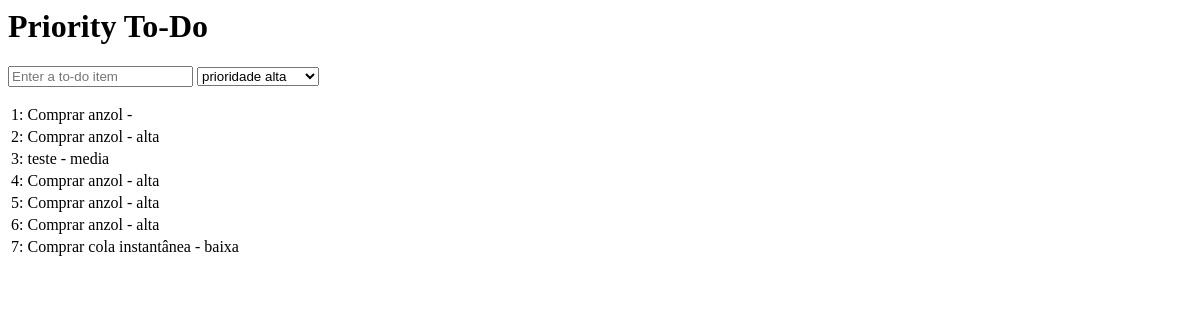
The app's page /, older data.
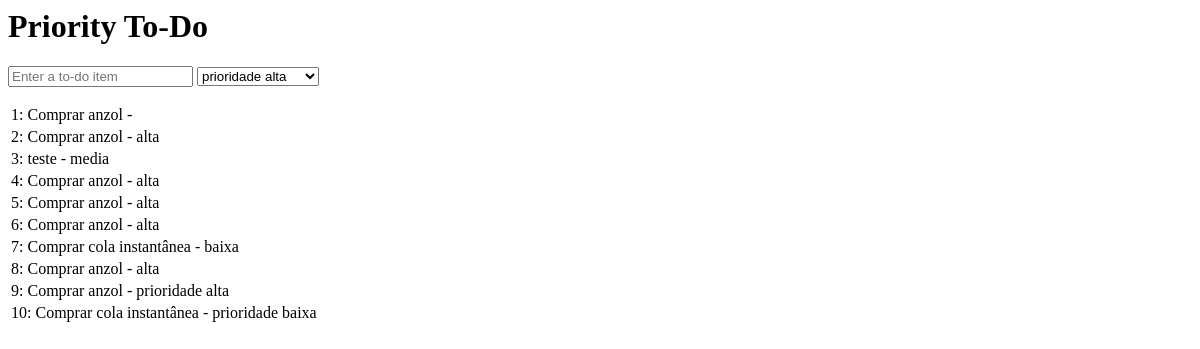
The same page, newer data.
### lists/models.py (models this page shows, shortened)
class Item(models.Model):
    text = models.CharField(max_length=200)  # Campo para o texto do item
    priority = models.CharField(max_length=20)  # Campo para a prioridade do item

### lists/views.py (the view)
# urls.py: path('', views.home_page, name='home'),
def home_page(request):
    if request.method == 'POST':
        item_text = request.POST.get('item_text', '')
        item_priority = request.POST.get('priority', '') # Supondo que você tenha um campo 'priority' no formulário
        Item.objects.create(text=item_text, priority=item_priority)
        return redirect('/')
    items = Item.objects.all()  # Recupere todos os itens da base de dados
    return render(request, 'home.html', {'items': items})

### lists/templates/home.html (shortened to what this page needs)
<html>
	<head>
	</head>
	<body>
		<h1>Priority To-Do</h1>
		<form method="POST">
			<input name="item_text" id="id_new_item" placeholder="Enter a to-do item" />
			<select id="id_priority" name="priority">
				<option value="prioridade alta">prioridade alta</option>
			</select>
		</form>
		<table id="id_list_table">
			{% for item in items %}
			<tr><td>{{ forloop.counter }}: {{ item.text }} - {{ item.priority }}</td></tr>
			{% endfor %}
		</table>
	</body>
</html>

Row changes from the older to the newer data that the page shows:
added Item: text "Comprar anzol", priority "alta"
added Item: text "Comprar anzol", priority "prioridade alta"
added Item: text "Comprar cola instantânea", priority "prioridade baixa"
